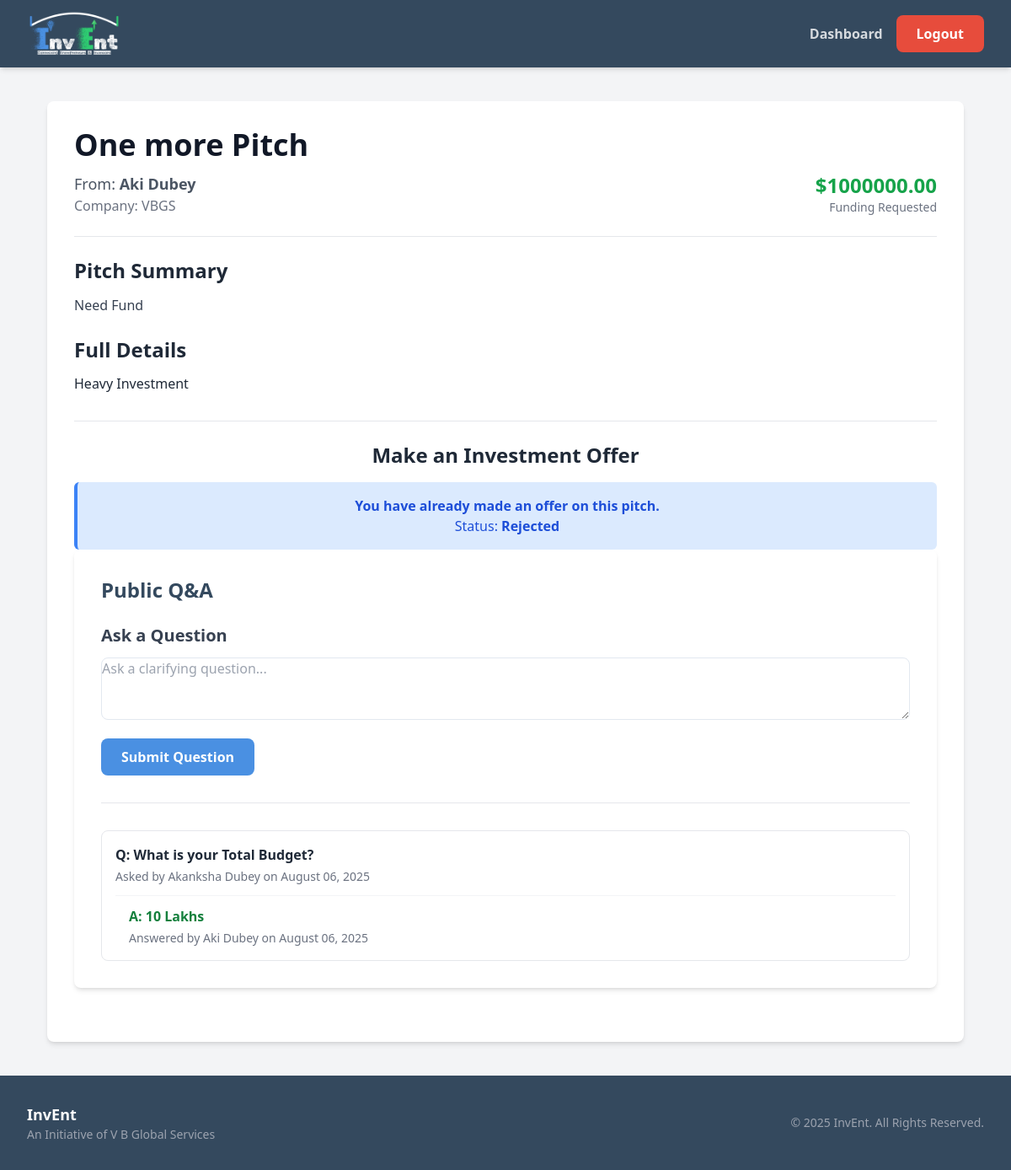
The page /pitch/3/ (signed in) on the database its author committed.
### core/models.py (models this page shows, shortened)
class Pitch(models.Model):
    entrepreneur = models.ForeignKey(settings.AUTH_USER_MODEL, on_delete=models.CASCADE, related_name='pitches')
    title = models.CharField(max_length=200)
    summary = models.CharField(max_length=500, help_text="A short, compelling summary of your business.")
    details = models.TextField(help_text="Full details of your business pitch.")
    funding_amount = models.DecimalField(max_digits=12, decimal_places=2, help_text="How much funding are you asking for?")
    created_at = models.DateTimeField(auto_now_add=True)

class User(AbstractUser):
    USER_TYPE_CHOICES = (
        (1, 'entrepreneur'),
        (2, 'investor'),
    )
    user_type = models.PositiveSmallIntegerField(choices=USER_TYPE_CHOICES, null=True, blank=True)

class EntrepreneurProfile(models.Model):
    user = models.OneToOneField(User, on_delete=models.CASCADE, primary_key=True, related_name='entrepreneur_profile')
    company_name = models.CharField(max_length=255, blank=True)
    industry = models.CharField(max_length=100, blank=True)
    funding_sought = models.DecimalField(max_digits=12, decimal_places=2, null=True, blank=True)
    business_plan = models.TextField(blank=True, help_text="Provide a detailed business plan.")
    company_details = models.TextField(blank=True, null=True, help_text="Detailed information about your company, mission, and team.")

class Offer(models.Model):
    STATUS_CHOICES = (
        ('pending', 'Pending'),
        ('accepted', 'Accepted'),
        ('rejected', 'Rejected'),
    )
    pitch = models.ForeignKey(Pitch, on_delete=models.CASCADE, related_name='offers')
    investor = models.ForeignKey(settings.AUTH_USER_MODEL, on_delete=models.CASCADE, related_name='offers_made')
    amount = models.DecimalField(max_digits=12, decimal_places=2)
    message = models.TextField(blank=True, help_text="Include a personal message or terms with your offer.")
    status = models.CharField(max_length=10, choices=STATUS_CHOICES, default='pending')
    created_at = models.DateTimeField(auto_now_add=True)

class Question(models.Model):
    pitch = models.ForeignKey(Pitch, on_delete=models.CASCADE, related_name='questions')
    author = models.ForeignKey(settings.AUTH_USER_MODEL, on_delete=models.CASCADE, related_name='questions_asked')
    text = models.TextField(max_length=500)
    created_at = models.DateTimeField(auto_now_add=True)

class Answer(models.Model):
    question = models.OneToOneField(Question, on_delete=models.CASCADE, related_name='answer')
    author = models.ForeignKey(settings.AUTH_USER_MODEL, on_delete=models.CASCADE, related_name='answers_given')
    text = models.TextField(max_length=1000)
    created_at = models.DateTimeField(auto_now_add=True)

### core/views.py (the view, shortened to what this page needs)
# urls.py: path('pitch/<int:pitch_id>/', views.pitch_detail_view, name='pitch_detail'),
@login_required
def pitch_detail_view(request, pitch_id):
    if request.user.user_type != 2: # Must be an investor
        return redirect('dashboard')
    pitch = get_object_or_404(Pitch, id=pitch_id)
    offer_form = OfferForm()
    question_form = QuestionForm()
    existing_offer = Offer.objects.filter(pitch=pitch, investor=request.user).first()
    questions = pitch.questions.order_by('-created_at')
    context = {
        'pitch': pitch,
        'offer_form': offer_form,
        'existing_offer': existing_offer,
        'question_form': question_form,
        'questions': questions,
    }
    return render(request, 'pitch_detail.html', context)

### core/forms.py
class OfferForm(forms.ModelForm):
    class Meta:
        model = Offer
        fields = ('amount', 'message')
        widgets = {
            'message': forms.Textarea(attrs={'rows': 4}),
        }

class QuestionForm(forms.ModelForm):
    class Meta:
        model = Question
        fields = ('text',)
        widgets = {
            'text': forms.Textarea(attrs={'rows': 3, 'placeholder': 'Ask a clarifying question...'}),
        }
        labels = {
            'text': '', # Hide the label
        }

### templates/pitch_detail.html (shortened to what this page needs)
{% extends 'base.html' %}
{% block content %}
<div class="bg-white p-8 rounded-lg shadow-md">
    <div class="border-b border-gray-200 pb-6 mb-6">
        <h1 class="text-4xl font-extrabold text-gray-900">{{ pitch.title }}</h1>
        <div class="mt-3 flex items-center justify-between">
            <div>
                <p class="text-lg text-gray-600">From: <span class="font-semibold">{{ pitch.entrepreneur.first_name }} {{ pitch.entrepreneur.last_name }}</span></p>
                <p class="text-md text-gray-500">Company: {{ pitch.entrepreneur.entrepreneur_profile.company_name }}</p>
            </div>
            <div class="text-right">
                <p class="text-2xl font-bold text-green-600">${{ pitch.funding_amount|floatformat:2 }}</p>
                <p class="text-sm text-gray-500">Funding Requested</p>
            </div>
        </div>
    </div>
    <div>
        <h2 class="text-2xl font-semibold text-gray-800 mb-3">Pitch Summary</h2>
        <p class="text-gray-700 leading-relaxed mb-6">{{ pitch.summary }}</p>
        <h2 class="text-2xl font-semibold text-gray-800 mb-3">Full Details</h2>
        <div class="prose max-w-none text-gray-800">
            {{ pitch.details|linebreaks }}
        </div>
    </div>
    <div class="mt-8 border-t border-gray-200 pt-6">
        <h2 class="text-2xl font-semibold text-center text-gray-800 mb-4">Make an Investment Offer</h2>
        {% if existing_offer %}
            <div class="text-center bg-blue-100 border-l-4 border-blue-500 text-blue-700 p-4 rounded-md" role="alert">
                <p class="font-bold">You have already made an offer on this pitch.</p>
                <p>Status: <span class="font-semibold">{{ existing_offer.get_status_display }}</span></p>
            </div>
        {% endif %}
    </div>
    <div class="bg-white p-8 rounded-lg shadow-md card">
        <h2 class="text-2xl font-semibold text-gray-800 mb-6">Public Q&A</h2>
        {% if user.is_authenticated and user.user_type == 2 %}
            <div class="mb-8 border-b border-gray-200 pb-8">
                <h3 class="text-xl font-semibold text-gray-700 mb-3">Ask a Question</h3>
                <form method="post">
                    {{ question_form.as_p }}
                    <div class="text-left mt-4">
                        <button type="submit" name="submit_question" class="btn btn-primary">Submit Question</button>
                    </div>
                </form>
            </div>
        {% endif %}
        <div class="space-y-6">
            {% for q in questions %}
                <div class="p-4 border border-gray-200 rounded-lg">
                    <p class="font-semibold text-gray-800">Q: {{ q.text }}</p>
                    <p class="text-sm text-gray-500 mt-1">Asked by {{ q.author.first_name }} {{ q.author.last_name }} on {{ q.created_at|date:"F d, Y" }}</p>
                    {% if q.answer %}
                        <div class="mt-3 pt-3 border-t border-gray-100 pl-4">
                            <p class="font-semibold text-green-700">A: {{ q.answer.text }}</p>
                            <p class="text-sm text-gray-500 mt-1">Answered by {{ q.answer.author.first_name }} {{ q.answer.author.last_name }} on {{ q.answer.created_at|date:"F d, Y" }}</p>
                        </div>
                    {% else %}
                        <p class="mt-2 text-sm text-gray-400 italic">No answer yet.</p>
                    {% endif %}
                </div>
            {% empty %}
                <p class="text-gray-500">No questions have been asked yet.</p>
            {% endfor %}
        </div>
    </div>
</div>
{% endblock %}

### static/css/custom.css (style rules this page uses)
:root { --primary-blue: #4A90E2; --dark-slate: #34495E; --bright-green: #2ECC71; --danger-red: #E74C3C; --light-gray: #f4f7f6; --text-color: #4A4A4A; --border-color: #e2e8f0; }
body { background-color: var(--light-gray); font-family: 'Poppins', sans-serif; color: var(--text-color); }
.btn { padding: 10px 24px; border-radius: 8px; font-weight: 600; text-align: center; transition: all 0.2s ease-in-out; border: none; cursor: pointer; }
.btn-primary { background-color: var(--primary-blue); color: white; }
input[type="text"], input[type="email"], input[type="password"], input[type="number"], textarea, select { width: 100%; padding: 12px; border: 1px solid var(--border-color); border-radius: 8px; box-shadow: none; transition: border-color 0.2s, box-shadow 0.2s; }
form p { margin: 0; }
.card { background-color: white; padding: 2rem; border-radius: 12px; box-shadow: 0 4px 6px -1px rgb(0 0 0 / 0.1), 0 2px 4px -2px rgb(0 0 0 / 0.1); margin-bottom: 2rem; }
.card h1, .card h2 { color: var(--dark-slate); }

### rows shown on the page
Pitch: title "One more Pitch", entrepreneur.first_name "Aki", entrepreneur.last_name "Dubey", entrepreneur.entrepreneur_profile.company_name "VBGS", funding_amount "1000000.00", summary "Need Fund", details "Heavy Investment"
Offer: status "Rejected"
Question: text "What is your Total Budget?", author.first_name "Akanksha", author.last_name "Dubey", created_at "August 06, 2025", answer.text "10 Lakhs", answer.author.first_name "Aki", answer.author.last_name "Dubey", answer.created_at "August 06, 2025"
